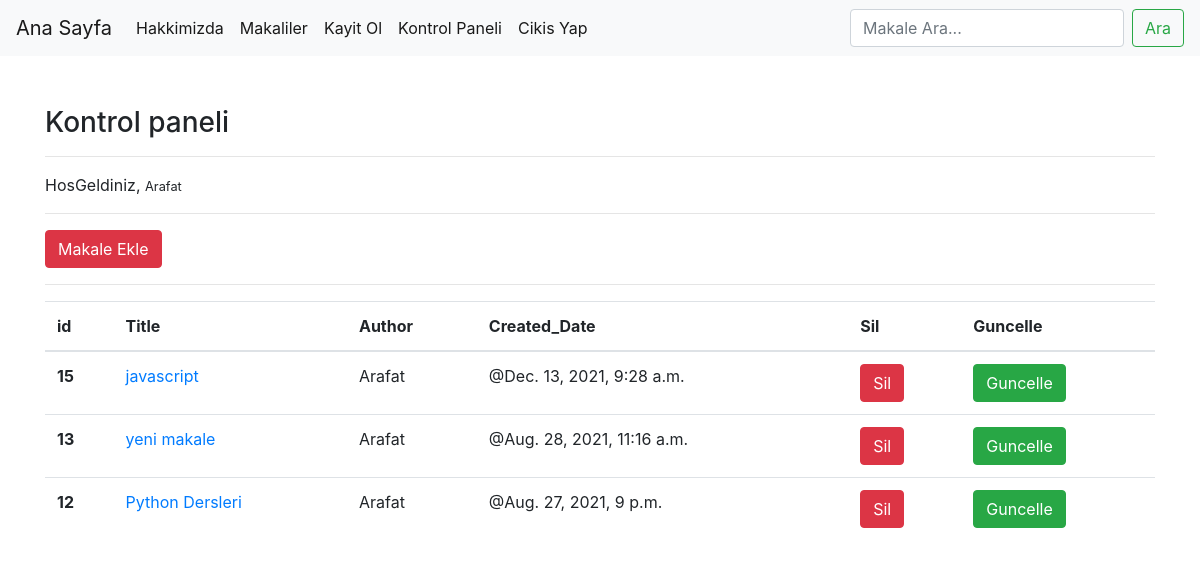
Before: /articles/dashbord (signed in) with the older database file.
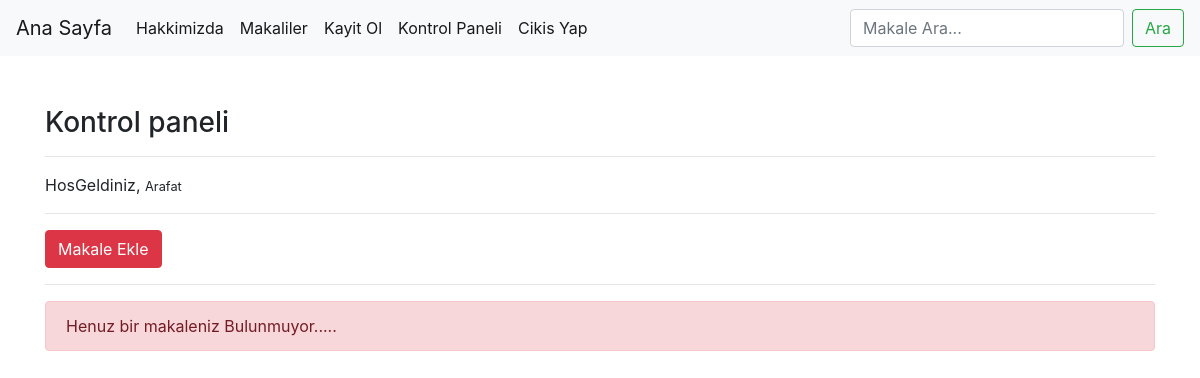
After: the same page with the newer database file.
### article/models.py (models this page shows, shortened)
class Article(models.Model):
    author = models.ForeignKey("auth.User", on_delete=models.CASCADE, verbose_name="Yazar")
    title = models.CharField(max_length=50, verbose_name="Baslik")
    content = RichTextField()
    created_date = models.DateTimeField(auto_now_add=True, verbose_name="Tarih")
    article_image = models.FileField(blank=True, null=True, verbose_name="Makaleye fotograf veya dosya ekleyin")
    is_home = models.BooleanField(default=True)
    is_active = models.BooleanField(default=True)
    slug = models.SlugField(null=False, blank=True, unique=True, db_index=True, editable=False)
    categories = models.ManyToManyField(Category, blank=True)
    class Meta:
        ordering = ["-created_date"]

### article/views.py (the view)
# urls.py: path('dashbord', views.dashbordview, name='dashbord'),
@login_required(login_url="user:login")
def dashbordview(request):
    articles = Article.objects.filter(author = request.user)
    context = {
        "articles": articles
    }
    return  render(request, 'dashbord.html', context)

### templates/dashbord.html
{% extends 'layout.html' %}
{% block body %}
    <h3>Kontrol paneli</h3>
    <hr>
    <p>
        HosGeldiniz, <small>{{ request.user.username }}</small>
    </p>
    <hr>
    <a class="btn btn-danger" href="{% url 'article:addarticle' %}">Makale Ekle</a>
    <hr>
    {% if articles %}
        <table class="table">
            <thead>
            <tr>
                <th scope="col">id</th>
                <th scope="col">Title</th>
                <th scope="col">Author</th>
                <th scope="col">Created_Date</th>
                <th scope="col">Sil</th>
                <th scope="col">Guncelle</th>
            </tr>
            </thead>
            <tbody>
            {% for article in articles %}
                <tr>
                    <th scope="row">{{ article.id }}</th>
                    <td><a href="{% url 'article:detail' article.id %}">{{ article.title }}</a></td>
                    <td>{{ article.author.username }}</td>
                    <td>@{{ article.created_date }}</td>
                    <td><a href="{% url 'article:delete' article.id %}" class="btn btn-danger">Sil</a></td>
                    <td><a href="{% url 'article:update' article.id %}" class="btn btn-success">Guncelle</a></td>
                </tr>
            {% endfor %}
            </tbody>
        </table>
    {% else %}
        <div class="alert alert-danger">
            Henuz bir makaleniz Bulunmuyor.....
        </div>
    {% endif %}
{% endblock %}

### templates/layout.html (shortened to what this page needs)
<!doctype html>
{% load static %}
<html lang="en">
<head>
    <link rel="stylesheet" href="{% static 'css/bootstrap.min.css' %}">
</head>
<body>
{% include 'includes/navbar.html' %}
<div style="margin-top: 50px; margin-bottom: 100px" class="container">
    {% block body %}
    {% endblock %}
</div>
</body>
</html>

### templates/includes/navbar.html (shortened to what this page needs)
<nav class="navbar navbar-expand-lg navbar-light bg-light">
    <a class="navbar-brand" href="{% url 'index' %}">Ana Sayfa</a>
    <div class="collapse navbar-collapse" id="navbarSupportedContent">
        <ul class="navbar-nav mr-auto">
            <li class="nav-item active">
                <a class="nav-link" href="{% url 'about' %}">Hakkimizda <span class="sr-only">(current)</span></a>
            </li>
            <li class="nav-item active">
                <a class="nav-link" href="{% url 'article:article' %}">Makaliler <span class="sr-only">(current)</span></a>
            </li>
            <li class="nav-item active">
                <a class="nav-link" href="{% url 'user:register' %}">Kayit Ol<span class="sr-only">(current)</span></a>
            </li>
            <li class="nav-item active">
                <a class="nav-link" href="{% url 'article:dashbord' %}">Kontrol Paneli<span class="sr-only">(current)</span></a>
            </li>
            <li class="nav-item active">
                {% if request.user.is_authenticated %}
                    <a class="nav-link" href="{% url 'user:logout' %}">Cikis Yap<span class="sr-only">(current)</span></a>
                {% else %}
                    <a class="nav-link" href="{% url 'user:login' %}">Gris Yap<span class="sr-only">(current)</span></a>
                {% endif %}
            </li>
        </ul>
    </div>
    <form class="form-inline my-2 my-lg-0">
        <input class="form-control mr-sm-2" name="keyword" type="search" placeholder="Makale Ara..." aria-label="Search">
        <button class="btn btn-outline-success my-2 my-sm-0" type="submit">Ara</button>
    </form>
</nav>

Changed rows visible on the page:
removed Article: id "15", title "javascript", author.username "Arafat", created_date "Dec. 13, 2021, 9:28 a.m."
removed Article: id "13", title "yeni makale", author.username "Arafat", created_date "Aug. 28, 2021, 11:16 a.m."
removed Article: id "12", title "Python Dersleri", author.username "Arafat", created_date "Aug. 27, 2021, 9 p.m."
Other visible differences:
text no longer shown: "id Title Author Created_Date Sil Guncelle"
text now shown: "Henuz bir makaleniz Bulunmuyor....."
